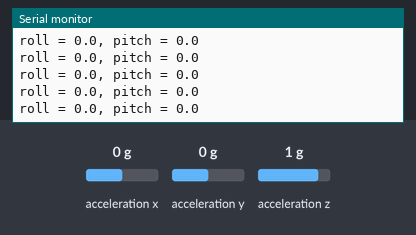
Simulated run of this sketch. Board: Arduino Pro Mini, built with avr-gcc and run on an emulated ATmega328P. Parts: the last lines printed to the serial monitor. Wiring (inferred from the names in the program): MPU-9250 motion sensor at I2C address 0x68. The test bench sets the inputs (shaded band); at power-on: acceleration x 0 g, acceleration y 0 g, acceleration z 1 g.

Above: at 1.2 s.
1.3 s: acceleration x set to -1.4 g
At 2.2 s:
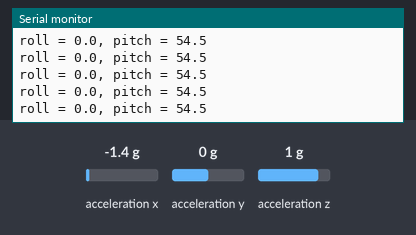
2.8 s: acceleration x set to 0.8 g
At 3.4 s:
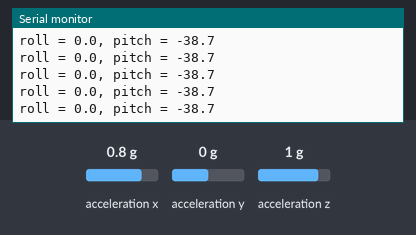
5.8 s: acceleration y set to -1.4 g
At 6.5 s:
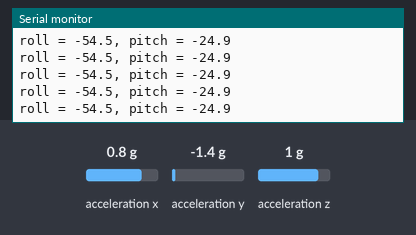
8.8 s: acceleration z set to -1.4 g
At 9.8 s:
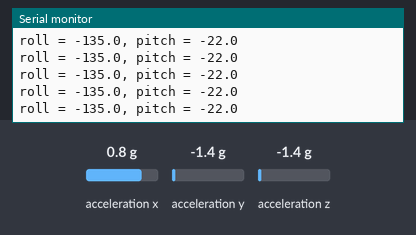
11.8 s: acceleration x set to -0.8 g
At 12.5 s:
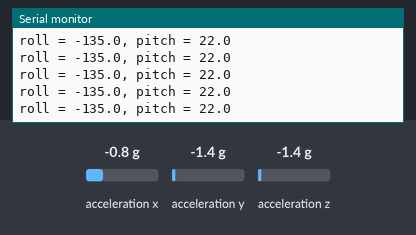
14.8 s: acceleration y set to 0 g
At 15.7 s:
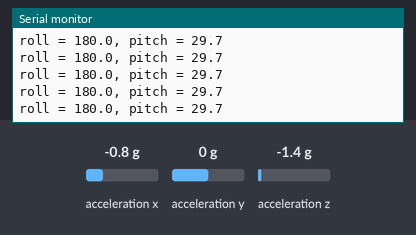
Timing chart, 0 to 17.8 s (numbered marks = the images above; inputs shaded):
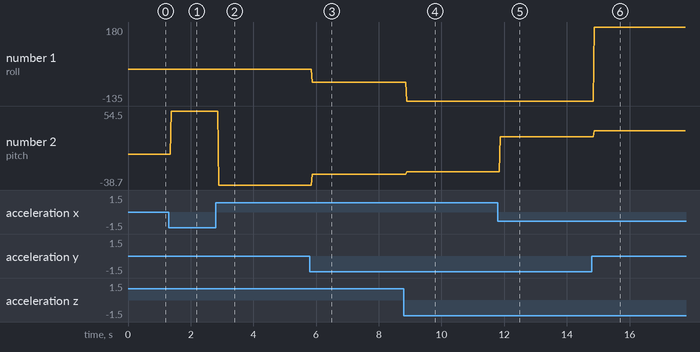

Measured:
- after the input at 1.3 s, the serial monitor: prints a new line after 0.08 s (image 1)
- after the input at 2.8 s, the serial monitor: prints a new line after 0.09 s (image 2)
- after the input at 5.8 s, the serial monitor: prints a new line after 0.07 s (image 3)
- after the input at 8.8 s, the serial monitor: prints a new line after 0.09 s (image 4)
- after the input at 11.8 s, the serial monitor: prints a new line after 0.08 s (image 5)
- after the input at 14.8 s, the serial monitor: prints a new line after 0.07 s (image 6)
- plotted number 1: 0 → -54.5 after the input at 5.8 s, -54.5 → -135 after the input at 8.8 s, -135 → 180 after the input at 14.8 s
- plotted number 2: 0 → 54.5 after the input at 1.3 s, 54.5 → -38.7 after the input at 2.8 s, -38.7 → -24.9 after the input at 5.8 s, -24.9 → -22 after the input at 8.8 s, -22 → 22 after the input at 11.8 s

The sketch:

TestMPU6050.ino
```cpp
// minimal MPU-6050 tilt and roll (sjr). Works with MPU-9250 too.
// works perfectly with GY-521, pitch and roll signs agree with arrows on sensor module 7/2019
//
// Tested with 3.3V eBay Pro Mini with no external pullups on I2C bus (worked with internal pullups)
// Add 4.7K pullup resistors to 3.3V if required. A4 = SDA, A5 = SCL

#include<Wire.h>
const int MPU_addr1 = 0x68;
float xa, ya, za, roll, pitch;

void setup() {
  Wire.setClock(400000);
  Wire.begin();                                      //begin the wire communication
  Wire.beginTransmission(MPU_addr1);                 //begin, send the slave adress (in this case 68)
  Wire.write(0x6B);                                  //make the reset (place a 0 into the 6B register)
  Wire.write(0);
  Wire.endTransmission(true);                        //end the transmission
  Serial.begin(9600);
}

void loop() {

  Wire.beginTransmission(MPU_addr1);
  Wire.write(0x3B);  //send starting register address, accelerometer high byte
  Wire.endTransmission(false); //restart for read
  Wire.requestFrom(MPU_addr1, 6); //get six bytes accelerometer data
  int t = Wire.read();
  xa = (t << 8) | Wire.read();
  t = Wire.read();
  ya = (t << 8) | Wire.read();
  t = Wire.read();
  za = (t << 8) | Wire.read();
// formula from https://wiki.dfrobot.com/How_to_Use_a_Three-Axis_Accelerometer_for_Tilt_Sensing
  roll = atan2(ya , za) * 180.0 / PI;
  pitch = atan2(-xa , sqrt(ya * ya + za * za)) * 180.0 / PI; //account for roll already applied

  Serial.print("roll = ");
  Serial.print(roll,1);
  Serial.print(", pitch = ");
  Serial.println(pitch,1);
  //delay(400);
}
```
